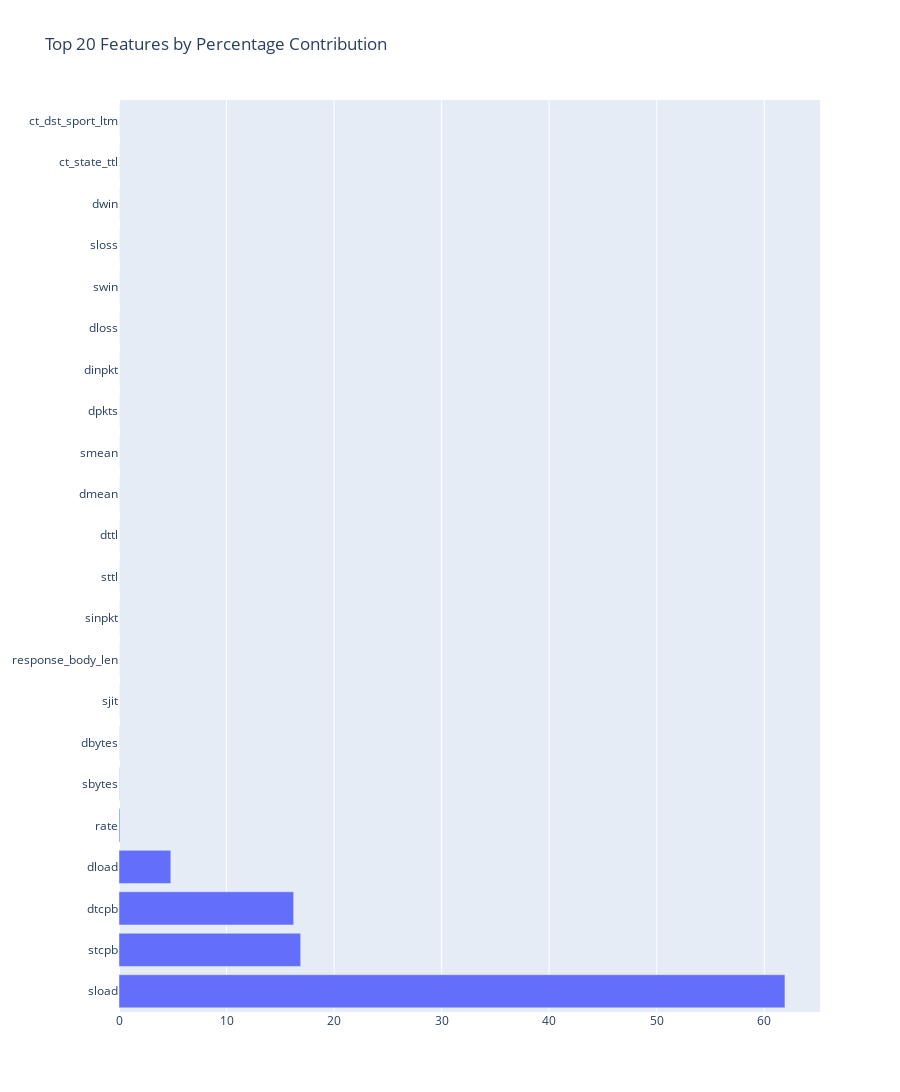

The code cell stored with this chart in its notebook:
### Code cell
# Feature Selection
from sklearn.feature_selection import SelectKBest, chi2

best_features = SelectKBest(score_func=chi2,k='all')

X = df_equal.iloc[:,4:-2]
y = df_equal.iloc[:,-1]
fit = best_features.fit(X,y)

# Fit SelectKBest with chi2 score function
best_features = SelectKBest(score_func=chi2, k='all')
fit = best_features.fit(X, y)

# Calculate the sum of all feature scores
total_score = fit.scores_.sum()

# Calculate the percentage contribution of each feature to the total score
feature_scores_percentage = (fit.scores_ / total_score) * 100

# Create a DataFrame for feature scores and percentages
feature_score_percentage_df = pd.DataFrame({
    'feature': X.columns,
    'score': fit.scores_,
    'percentage': feature_scores_percentage
})

# Sort the DataFrame by percentage in descending order
feature_score_percentage_df.sort_values(by='percentage', ascending=False, inplace=True)

# Display the top 20 features and their percentages
top_features_df = feature_score_percentage_df.head(22)
print(top_features_df)

# Visualize the results as a bar chart
fig = go.Figure(go.Bar(
    x=top_features_df['percentage'],
    y=top_features_df['feature'],
    orientation='h'))

fig.update_layout(
    title="Top 20 Features by Percentage Contribution",
    height=1200,
    showlegend=False,
)

### Figure 1 — Plotly figure (JSON) as saved in the notebook; plotly's stock layout.template omitted (floating-point values rounded to 4 significant figures)
{"data": [{"orientation": "h", "type": "bar", "x": [61.92, 16.89, 16.24, 4.816, 0.08438, 0.02511, 0.009689, 0.002642, 0.00108, 0.0005971, 0.0001549, 0.0001035, 0.0001016, 1.433e-05, 1.229e-05, 5.933e-06, 4.658e-06, 3.737e-06, 2.925e-06, 2.453e-06, 1.159e-06, 1.14e-06], "y": ["sload", "stcpb", "dtcpb", "dload", "rate", "sbytes", "dbytes", "sjit", "response_body_len", "sinpkt", "sttl", "dttl", "dmean", "smean", "dpkts", "dinpkt", "dloss", "swin", "sloss", "dwin", "ct_state_ttl", "ct_dst_sport_ltm"]}], "layout": {"height": 1200, "showlegend": false, "title": {"text": "Top 20 Features by Percentage Contribution"}}}
